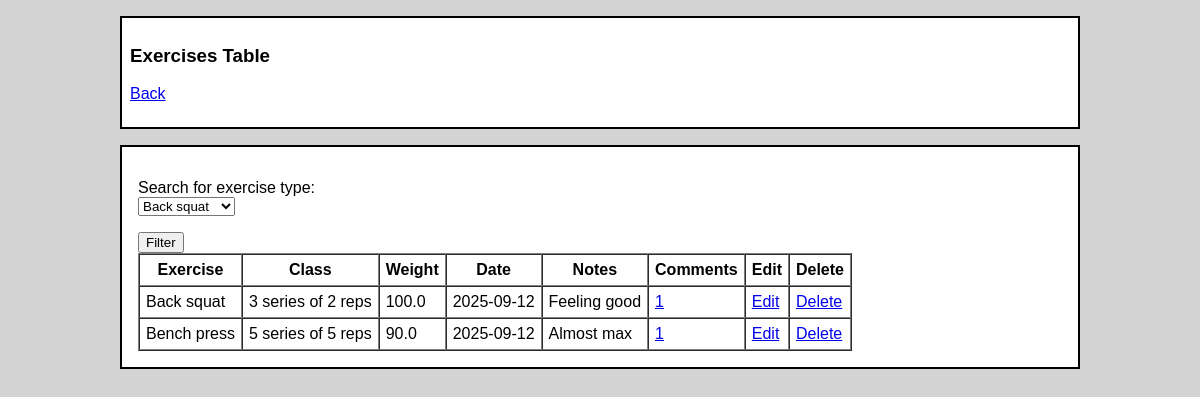
The page /exercises (signed in) on the database its author committed.
### pages/models.py (models this page shows)
class Exercises(models.Model):
    id = models.IntegerField(primary_key=True)
    user = models.ForeignKey(Users, on_delete=models.CASCADE, db_column="user_id")
    exercise_type = models.ForeignKey(ExerciseTypes, on_delete=models.CASCADE, db_column="exercise_type_id")
    exercise_class = models.ForeignKey(Classes, on_delete=models.SET_NULL, null=True, db_column="exercise_class_id")
    exercise_weight = models.FloatField()
    exercise_date = models.TextField()
    public = models.IntegerField()
    note = models.TextField(null=True)
    comment_count = models.IntegerField()
    class Meta:
        managed = False
        db_table = "exercises"

### pages/views.py (the view)
# urls.py: path("exercises", views.exercises, name="exercises"),
def exercises(request):
    if (resp := require_login(request)): return resp
    me = Users.objects.get(id=request.session["user_id"])
    exercises_qs = (
        Exercises.objects.select_related("exercise_type", "exercise_class")
        .filter(user=me)
        .annotate(
            username=F("user__username"),
            exercise_type_name=F("exercise_type__exercise_type_name"),
            label=F("exercise_class__label"),
        )
        .values(
            "id","user_id","username","exercise_type_name","label",
            "exercise_weight","exercise_date","note","comment_count",
        )
        .order_by("-exercise_date")
    )
    types = ExerciseTypes.objects.filter(user=me).order_by("exercise_type_name")
    return render(request, "exercises.html", {"exercises": exercises_qs, "types": types})

### pages/views.py (called while the page is built)
def require_login(request):
    if not request.session.get("user_id"):
        return HttpResponseForbidden("Kirjautuminen vaaditaan")
    return None

### pages/templates/exercises.html (shortened to what this page needs)
<!DOCTYPE html>
<html>
<head>
    <link rel="stylesheet" href="/static/main.css">
</head>
<body><div class="nav">
    <h3>Exercises Table</h3>
    <p><a href="/">Back</a></p></div>
<div class="content">
  <form action="/search" method="get">
    <p>
    <p>
      <label for="type">Search for exercise type:</label><br />
        <select name="type_id" id="type_id" required>
            {% for t in types %}
            <option value="{{ t.id }}">{{ t.exercise_type_name }}</option>
            {% endfor %}
        </select>
    </p>
    <input type="submit" value="Filter" />
  </form>
    <table border="1" cellpadding="6" cellspacing="0">
        <thead>
            <tr>
                <th>Exercise</th>
                <th>Class</th>
                <th>Weight </th>
                <th>Date</th>
                <th>Notes</th>
                <th>Comments</th>
                <th>Edit</th>
                <th>Delete</th>
            </tr>
        </thead>
        <tbody>
            {% for exercise in exercises %}
            <tr>
                <td>{{ exercise.exercise_type_name }}</td>
                <td>{{ exercise.label }}</td>
                <td>{{ exercise.exercise_weight }}</td>
                <td>{{ exercise.exercise_date }}</td>
                <td>{{ exercise.note }}</td>
                <td><a href="/comments/{{ exercise.id }}">{{ exercise.comment_count }}</a></td>
                <td><a href="/edit/{{ exercise.id }}">Edit</a></td>
                <td><a href="/remove/{{ exercise.id }}">Delete</a></td>
            </tr>
            {% endfor %}
        </tbody>
    </table></div>
</body>
</html>

### pages/static/main.css (style rules this page uses)
body { margin: auto; font-family: sans-serif; background-color: lightgrey; max-width: 80%; padding: 0em; }
.content { background-color: white; border: 2px solid black; padding: 1em; margin: 1.5em 2; }
.nav { background-color: white; border: 2px solid black; padding: 0.5em; margin: 1em 0; }

### rows shown on the page
Exercises: exercise_type_name "Back squat", label "3 series of 2 reps", exercise_weight "100.0", exercise_date "2025-09-12", note "Feeling good", comment_count "1"
Exercises: exercise_type_name "Bench press", label "5 series of 5 reps", exercise_weight "90.0", exercise_date "2025-09-12", note "Almost max", comment_count "1"

### other values the page prints
form field type_id "Back squat"
